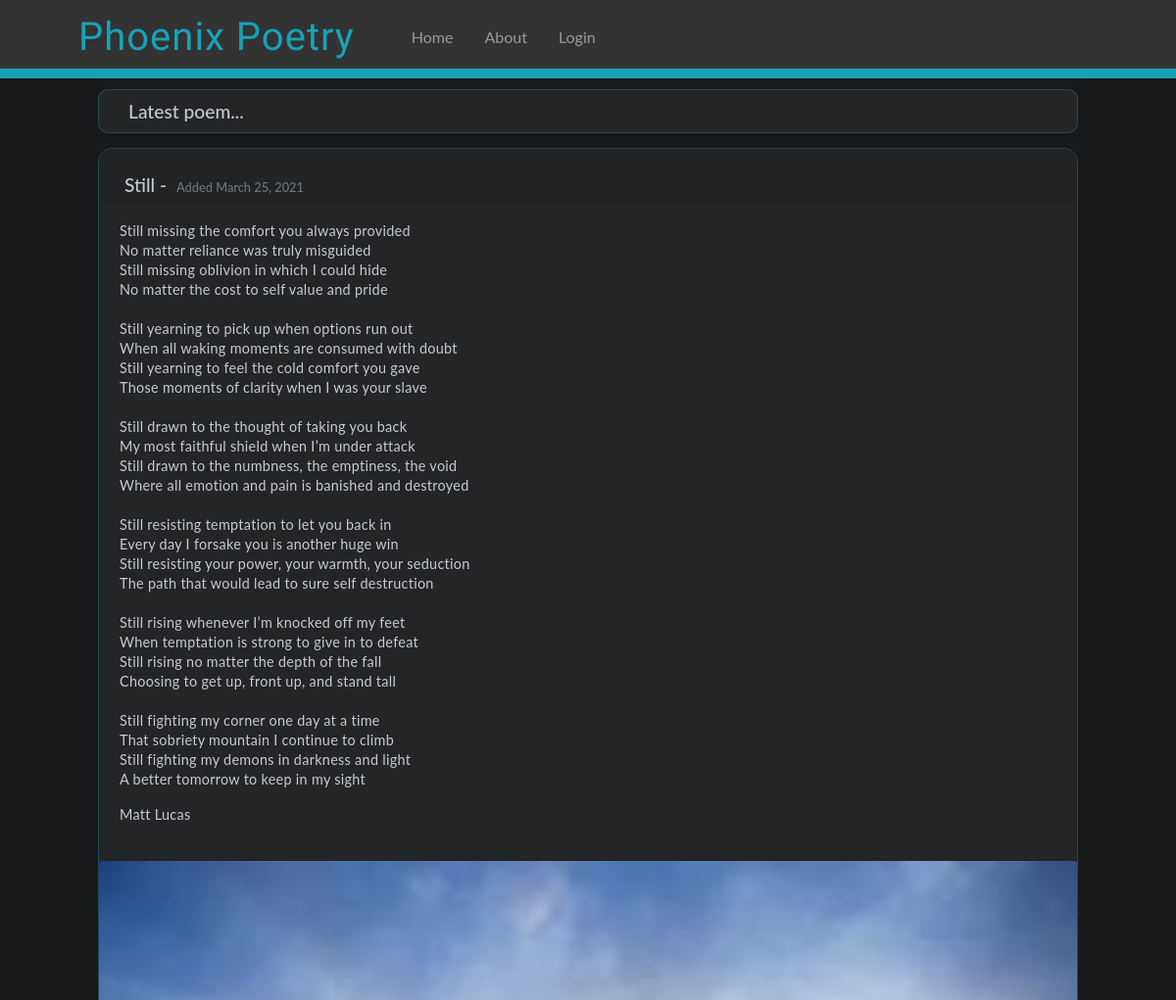
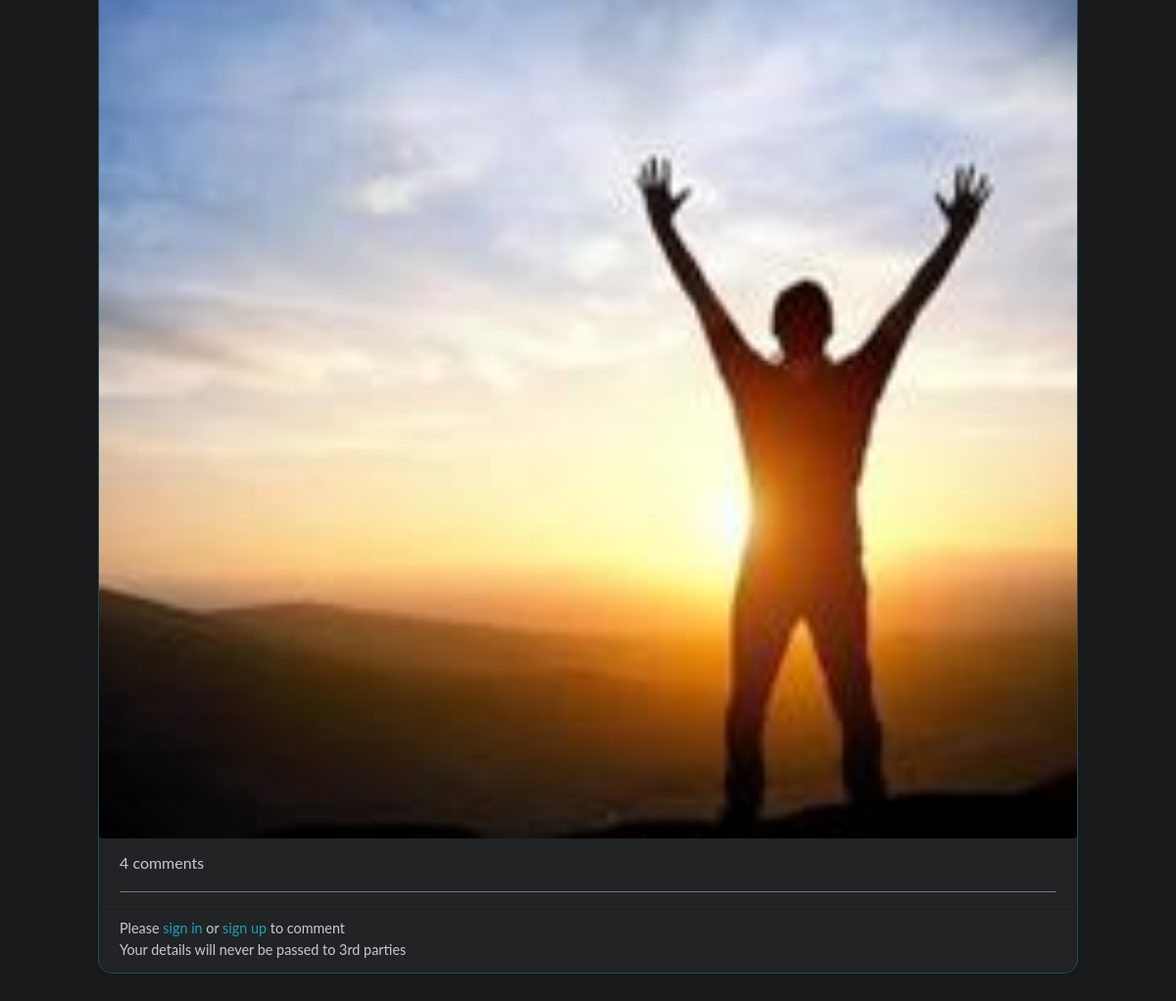
The app's page /view_poem with its own data (2 pictures, top to bottom).
### mattsmentalhealthpoetry/models.py (models this page shows, shortened)
class Poem(db.Model):
    id = db.Column(db.Integer, primary_key=True)
    title = db.Column(db.String(64), nullable=False)
    creation_date = db.Column(db.DateTime, default=datetime.utcnow)
    last_modified = db.Column(db.DateTime, default=datetime.utcnow)
    content = db.Column(db.Text, nullable=False, unique=True)
    poem_image = db.Column(db.String(64), nullable=False, default='')
    published = db.Column(db.Boolean, default=False)
    active = db.Column(db.Boolean, nullable=False, default=True)
    user_id = db.Column(db.Integer, db.ForeignKey('user.id'))
    comments = db.relationship('Comment', backref='poem', lazy=True)

class User(db.Model, UserMixin):
    id = db.Column(db.Integer, primary_key=True)
    name = db.Column(db.String(64), nullable=False, unique=True, index=True)
    email = db.Column(db.String(64), nullable=False, unique=True, index=True)
    display_name = db.Column(db.String(64), index=True)
    admin = db.Column(db.Boolean, nullable=False, default=False)
    active = db.Column(db.Boolean, nullable=False, default=True)
    creation_date = db.Column(db.DateTime, default=datetime.utcnow)
    password_hash = db.Column(db.String(128))
    poems = db.relationship('Poem', backref='user', lazy=True)
    comments = db.relationship('Comment', backref='author', lazy=True)

### mattsmentalhealthpoetry/core/views.py (the view)
@bp.route('/view_poem', methods=['GET', 'POST'])
def view_poem():
    form = CommentForm()
    poem = Poem.query.filter_by(published=True).first()
    comments = [comment for comment in poem.comments if not comment.deleted]
    return render_template('view_poem.html', title="view", poem=poem,
                            num_comments=len(comments), form=form, preview=False)

### mattsmentalhealthpoetry/templates/view_poem.html (shortened to what this page needs)
<!-- {% extends 'base.html' %}
{% block content %}
  <div class="container" id="main-page-container">
    <div class="poem-container">
      <div class="section-head">
        {% if poem %}
          <h1>Latest poem...</h1>
        {% else %}
          <h1>No Poems Available</h1>
        {% endif %}
      </div>
      <div class="poem-content">
        <div class="card poem-card">
          <div class="card-header">
            <h2>{{ poem.title }} -
              <span class="text-muted poem-date">
                Added {{ moment(poem.creation_date).format('LL') }}
              </span>
            </h2>
          </div>
          <div class="card-body poem-card-body">
            <p>{{ poem.content }}</p>
            <p>{{ poem.user.name }}</p>
          </div>
        </div>
        <div class="poem-image">
          {% if poem.poem_image %}
            <img style="width: 100%" class="card-img" src="{{ url_for('static', filename='poem_pics/' + poem.poem_image) }}">
          {% else %}
            <img style="width: 100%" class="card-img" src="{{ poem.user.avatar(256) }}">
          {% endif %}
        </div>
        {% if not preview %}
          <div class="card comments-card">
            <div class="card-header" id="comments-header">
              <p id="show-hide-comments">
                {% if num_comments%}
                <a>
                  {{ num_comments }} comment{% if num_comments > 1 %}s{% endif %}
                </a>
                {% else %}
                <a>
                  comment
                </a>
                {% endif %}
              </p>
              <hr>
            </div>
            <div class="card-footer" id="comment-input">
            {% if current_user.is_authenticated %}
              <form method="POST">
                {{ form.hidden_tag() }}
                <p>
                  {{ form.comment(rows=1, id="input-box",
                                  placeholder="Say something...",
                                  class="resize-ta") }}
                </p>
                {{ form.submit_comment(class="btn btn-primary", id="comment-submit-btn") }}
              </form>
            {% else %}
              <div class="no-user">
                <p style="color: var(--text-color);">Please
                  <span>
                    <a href="{{ url_for('users.login') }}">sign in</a>
                  </span> or
                  <span>
                    <a href="{{ url_for('users.create_user') }}">sign up</a>
                  </span>
                   to comment
                 </p>
                <p>Your details will never be passed to 3rd parties</p>
              </div>
            {% endif %}
            </div>
          </div>
        {% else %}
          <div class="add-space"></div>
          <div class="add-black"></div>
        {% endif %}
      </div>
    </div>
  </div>
  <div class="footer"></div>
{% endblock %}

### mattsmentalhealthpoetry/static/css/main.css (style rules this page uses)
body { background-color: #18191A; font-family: 'lato', sans-serif; }

### mattsmentalhealthpoetry/static/css/view_poem.css (style rules this page uses)
.poem-container { margin-left: auto; margin-right: auto; max-width: 1000px; color: var(--text-color); }
.poem-container .section-head { background-color: var(--bg-display); border-radius: 10px; margin: 15px 0; padding: 10px; border: 1px solid var(--color-secondaryT); }
.poem-container .section-head h1 { font-size: 1.2rem; margin: 0 0 0 20px; position: relative; }
.poem-container .poem-content { background-color: var(--bg-display); border-radius: 15px; padding: 0px; border: 1px solid var(--color-secondaryT); }
.poem-content .card { background-color: var(--bg-display); padding: 0 0 0 0; border-radius: 15px; margin-bottom: 0; }
.card.comments-card { border-top-left-radius: 0; border-top-right-radius: 0; }
.poem-card .card-header { padding-bottom: 0; }
.poem-card .card-header > h2 { font-size: 1.2rem; padding: 12px 20px 5px 5px; margin-bottom: 0; }
.poem-content .card-header .poem-date { font-size: .8rem; margin-left: 5px; }
.poem-card .card-body p { white-space: pre-line; font-size: .9rem; line-height: 20px; padding-bottom: 0; letter-spacing: 0.3px; }
.poem-card .card-body { padding: 5px auto 0 20px; }
.poem-content .comments-card { margin-bottom: 0px; }
.poem-content #comments-header hr { border-bottom: 1px solid rgba(198, 202, 211, 0.5); }
.poem-content #comments-header p { cursor: pointer; width: 100px; }
.poem-content .comments-card .card-header { margin-bottom: 0; padding-bottom: 0; }
.poem-content .card-footer { padding-top: 8px; margin-bottom: 0; }
.poem-content .no-user p { color: var(--text-color); margin: 0; font-size: .9rem; }
.poem-content .no-user a { color: var(--color-secondary); }
.footer { height: 100px; background-color: var(--bg-third); }

### records on screen
Poem: title "Still", creation_date "March 25, 2021", content "Still missing the comfort you always provided No matter reliance was truly misguided Still missing oblivion in which I could hide No matter the cost to self value and pride Still yearning to pick up when options run out When all waking moments are consumed with doubt Still yearning to feel the cold comfort you gave Those moments of clarity when I was your slave Still drawn to the thought of taking you back My most faithful shield when I’m under attack Still drawn to the numbness, the emptiness, the void Where all emotion and pain is banished and destroyed Still resisting temptation to let you back in Every day I forsake you is another huge win Still resisting your power, your warmth, your…", poem_image (picture)
User: user.name "Matt Lucas"

### other values on screen
{{ num_comments }} "4"
